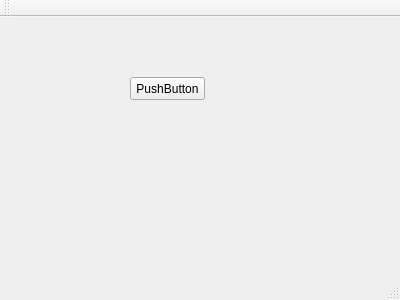
<?xml version="1.0" encoding="UTF-8"?>
<ui version="4.0">
 <class>MainWindow</class>
 <widget class="QMainWindow" name="MainWindow">
  <property name="geometry">
   <rect>
    <x>0</x>
    <y>0</y>
    <width>400</width>
    <height>300</height>
   </rect>
  </property>
  <property name="windowTitle">
   <string>MainWindow</string>
  </property>
  <widget class="QWidget" name="centralWidget">
   <widget class="QPushButton" name="pushButton">
    <property name="geometry">
     <rect>
      <x>130</x>
      <y>60</y>
      <width>75</width>
      <height>23</height>
     </rect>
    </property>
    <property name="text">
     <string>PushButton</string>
    </property>
   </widget>
  </widget>
  <widget class="QMenuBar" name="menuBar">
   <property name="geometry">
    <rect>
     <x>0</x>
     <y>0</y>
     <width>400</width>
     <height>23</height>
    </rect>
   </property>
  </widget>
  <widget class="QToolBar" name="mainToolBar">
   <attribute name="toolBarArea">
    <enum>TopToolBarArea</enum>
   </attribute>
   <attribute name="toolBarBreak">
    <bool>false</bool>
   </attribute>
  </widget>
  <widget class="QStatusBar" name="statusBar"/>
 </widget>
 <layoutdefault spacing="6" margin="11"/>
 <resources/>
 <connections/>
</ui>
